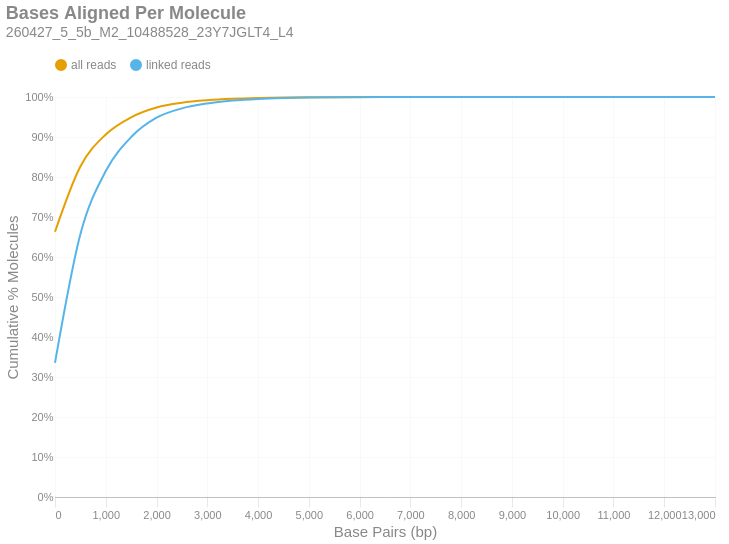

Notebook source saved alongside this figure:
### Markdown cell above
### Bases Aligned Per Molecule
This is a cumulative frequency distribution showing the number of base pairs aligned per unique molecule. These data are shown in 500 bp bins. There are two distributions: one with `all reads` (yellow) and another with only `linked reads` (blue). The percent of molecules in the `linked reads` distribution is relative to the total number of linked molecules.

### Code cell
if SKIPLR:
    print_html(f"Skipped")
else:
    binned_df = consolidated_hist(valids['aligned_bp'], mask, 500, True)
    with SafeRender(binned_df):
        (
            density_plot(binned_df, 'Bases Aligned Per Molecule', samplename, 'basesper')
            .encode(
                x=alt.X('bin:Q', title="Base Pairs (bp)").axis(tickMinStep=500).scale(padding=0),
                y=alt.Y('value:Q', title='Cumulative % Molecules')
                    .axis(format='%')
                    .scale(domain = [0,1])
                    .stack(False),
                color=alt.Color("key:N").scale(domain = ["all reads", "linked reads"]),
                tooltip = [
                    alt.Tooltip("key:N", title = "Data Type"),
                    alt.Tooltip("range_label:N", title="Bases Aligned Per Molecule"),
                    alt.Tooltip("value:Q", format = ".2%", title="% Molecules (Cum.)")
                ]
            )
        ).display()

### Figure 1 — Vega-Lite specification as saved in the notebook (floating-point values rounded to 4 significant figures)
{"width": "container", "height": 400, "config": {"title": {"anchor": "start", "dy": -15, "fontSize": 18, "color": "#888888", "subtitleColor": "#888888", "subtitleFontSize": 14}, "arc": {"fill": "#0072B2"}, "axis": {"domainColor": "#888888", "domainWidth": 0.5, "gridWidth": 0.2, "grid": false, "titleFontWeight": 400, "titleFontSize": 15, "labelFontSize": 11, "labelColor": "#888888", "tickColor": "#888888", "tickWidth": 0.2, "titleColor": "#888888"}, "axisBand": {"grid": false}, "axisX": {"grid": true, "tickSize": 10, "domainCap": "round"}, "axisY": {"domain": false, "grid": true, "tickSize": 0, "domainCap": "round"}, "background": "transparent", "header": {"labelFontSize": 15, "labelColor": "#888888", "titleFontSize": 15, "titleFontWeight": 600, "titleColor": "#888888"}, "legend": {"labelFont": "sans-serif", "labelFontSize": 12, "labelColor": "#888888", "symbolSize": 100, "symbolType": "circle", "titleFontSize": 12, "titlePadding": 10, "titleColor": "#888888", "title": null, "orient": "top"}, "range": {"category": ["#E69F00", "#56B4E9", "#009E73", "#F0E442", "#0072B2", "#D55E00", "#CC79A7", "#000000"], "diverging": ["#cfe8f3", "#a2d4ec", "#73bfe2", "#46abdb", "#1696d2", "#12719e"]}, "area": {"fill": "#0072B2", "fillOpacity": 0.7, "line": true, "strokeOpacity": 0.7}, "line": {"color": "#0072B2", "stroke": "#0072B2", "strokeWidth": 2}, "trail": {"color": "#0072B2", "stroke": "#0072B2", "strokeWidth": 0, "size": 1}, "point": {"filled": true, "fillOpacity": 1.0, "size": 95}, "text": {"color": "#888888", "fontSize": 11, "align": "right", "fontWeight": 400, "size": 11}, "bar": {"fill": "#0072B2", "stroke": null}, "view": {"stroke": null, "continuousWidth": 660, "continuousHeight": 400}}, "data": {"name": "data-90b586d18b3ce229853a5b5b870a6d36"}, "mark": {"type": "line", "interpolate": "monotone", "point": {"opacity": 0, "size": 275}}, "encoding": {"color": {"field": "key", "scale": {"domain": ["all reads", "linked reads"]}, "type": "nominal"}, "tooltip": [{"field": "key", "title": "Data Type", "type": "nominal"}, {"field": "range_label", "title": "Bases Aligned Per Molecule", "type": "nominal"}, {"field": "value", "format": ".2%", "title": "% Molecules (Cum.)", "type": "quantitative"}], "x": {"axis": {"tickMinStep": 500}, "field": "bin", "scale": {"padding": 0}, "title": "Base Pairs (bp)", "type": "quantitative"}, "y": {"axis": {"format": "%"}, "field": "value", "scale": {"domain": [0, 1]}, "stack": false, "title": "Cumulative % Molecules", "type": "quantitative"}}, "params": [{"name": "param_c36ac31b6afebe62", "select": {"type": "point", "fields": ["key"]}, "bind": "legend"}], "title": {"text": "Bases Aligned Per Molecule", "subtitle": "260427_5_5b_M2_10488528_23Y7JGLT4_L4"}, "transform": [{"fold": ["all reads (cumsum)", "linked reads (cumsum)"]}, {"calculate": "replace(datum.key, ' (cumsum)', '')", "as": "key"}, {"filter": {"param": "param_c36ac31b6afebe62"}}], "usermeta": {"embedOptions": {"downloadFileName": "260427_5_5b_M2_10488528_23Y7JGLT4_L4.basesper"}}, "$schema": "https://vega.github.io/schema/vega-lite/v6.4.1.json", "datasets": {"data-90b586d18b3ce229853a5b5b870a6d36": [{"bin": "0.0", "interval": "0.0-500.0", "all reads": 0.6631, "linked reads": 0.3354, "all reads (cumsum)": 0.6631, "linked reads (cumsum)": 0.3354, "range_label": "0-499"}, {"bin": "500.0", "interval": "500.0-1000.0", "all reads": 0.1633, "linked reads": 0.3216, "all reads (cumsum)": 0.8264, "linked reads (cumsum)": 0.657, "range_label": "500-999"}, {"bin": "1000.0", "interval": "1000.0-1500.0", "all reads": 0.07995, "linked reads": 0.1579, "all reads (cumsum)": 0.9063, "linked reads (cumsum)": 0.8149, "range_label": "1000-1499"}, {"bin": "1500.0", "interval": "1500.0-2000.0", "all reads": 0.04298, "linked reads": 0.08489, "all reads (cumsum)": 0.9493, "linked reads (cumsum)": 0.8998, "range_label": "1500-1999"}, {"bin": "2000.0", "interval": "2000.0-2500.0", "all reads": 0.02451, "linked reads": 0.04842, "all reads (cumsum)": 0.9738, "linked reads (cumsum)": 0.9483, "range_label": "2000-2499"}, {"bin": "2500.0", "interval": "2500.0-3000.0", "all reads": 0.01182, "linked reads": 0.02335, "all reads (cumsum)": 0.9856, "linked reads (cumsum)": 0.9716, "range_label": "2500-2999"}, {"bin": "3000.0", "interval": "3000.0-3500.0", "all reads": 0.006235, "linked reads": 0.01232, "all reads (cumsum)": 0.9919, "linked reads (cumsum)": 0.9839, "range_label": "3000-3499"}, {"bin": "3500.0", "interval": "3500.0-4000.0", "all reads": 0.003616, "linked reads": 0.007143, "all reads (cumsum)": 0.9955, "linked reads (cumsum)": 0.9911, "range_label": "3500-3999"}, {"bin": "4000.0", "interval": "4000.0-4500.0", "all reads": 0.002046, "linked reads": 0.004042, "all reads (cumsum)": 0.9975, "linked reads (cumsum)": 0.9951, "range_label": "4000-4499"}, {"bin": "4500.0", "interval": "4500.0-5000.0", "all reads": 0.001113, "linked reads": 0.002199, "all reads (cumsum)": 0.9986, "linked reads (cumsum)": 0.9973, "range_label": "4500-4999"}, {"bin": "5000.0", "interval": "5000.0-5500.0", "all reads": 0.0006252, "linked reads": 0.001235, "all reads (cumsum)": 0.9993, "linked reads (cumsum)": 0.9986, "range_label": "5000-5499"}, {"bin": "5500.0", "interval": "5500.0-6000.0", "all reads": 0.0003359, "linked reads": 0.0006636, "all reads (cumsum)": 0.9996, "linked reads (cumsum)": 0.9992, "range_label": "5500-5999"}, {"bin": "6000.0", "interval": "6000.0-6500.0", "all reads": 0.0001791, "linked reads": 0.0003539, "all reads (cumsum)": 0.9998, "linked reads (cumsum)": 0.9996, "range_label": "6000-6499"}, {"bin": "6500.0", "interval": "6500.0-7000.0", "all reads": 9.902e-05, "linked reads": 0.0001956, "all reads (cumsum)": 0.9999, "linked reads (cumsum)": 0.9998, "range_label": "6500-6999"}, {"bin": "7000.0", "interval": "7000.0-7500.0", "all reads": 5.233e-05, "linked reads": 0.0001034, "all reads (cumsum)": 0.9999, "linked reads (cumsum)": 0.9999, "range_label": "7000-7499"}, {"bin": "7500.0", "interval": "7500.0-8000.0", "all reads": 3.143e-05, "linked reads": 6.209e-05, "all reads (cumsum)": 1.0, "linked reads (cumsum)": 0.9999, "range_label": "7500-7999"}, {"bin": "8000.0", "interval": "8000.0-8500.0", "all reads": 1.781e-05, "linked reads": 3.517e-05, "all reads (cumsum)": 1.0, "linked reads (cumsum)": 1.0, "range_label": "8000-8499"}, {"bin": "8500.0", "interval": "8500.0-9000.0", "all reads": 9.448e-06, "linked reads": 1.866e-05, "all reads (cumsum)": 1.0, "linked reads (cumsum)": 1.0, "range_label": "8500-8999"}, {"bin": "9000.0", "interval": "9000.0-9500.0", "all reads": 3.634e-06, "linked reads": 7.178e-06, "all reads (cumsum)": 1.0, "linked reads (cumsum)": 1.0, "range_label": "9000-9499"}, {"bin": "9500.0", "interval": "9500.0-10000.0", "all reads": 2.362e-06, "linked reads": 4.666e-06, "all reads (cumsum)": 1.0, "linked reads (cumsum)": 1.0, "range_label": "9500-9999"}, {"bin": "10000.0", "interval": "10000.0-10500.0", "all reads": 1.272e-06, "linked reads": 2.512e-06, "all reads (cumsum)": 1.0, "linked reads (cumsum)": 1.0, "range_label": "10000-10499"}, {"bin": "10500.0", "interval": "10500.0-11000.0", "all reads": 3.634e-07, "linked reads": 7.178e-07, "all reads (cumsum)": 1.0, "linked reads (cumsum)": 1.0, "range_label": "10500-10999"}, {"bin": "11000.0", "interval": "11000.0-11500.0", "all reads": 3.634e-07, "linked reads": 7.178e-07, "all reads (cumsum)": 1.0, "linked reads (cumsum)": 1.0, "range_label": "11000-11499"}, {"bin": "11500.0", "interval": "11500.0-12000.0", "all reads": 0.0, "linked reads": 0.0, "all reads (cumsum)": 1.0, "linked reads (cumsum)": 1.0, "range_label": "11500-11999"}, {"bin": "12000.0", "interval": "12000.0-12500.0", "all reads": 0.0, "linked reads": 0.0, "all reads (cumsum)": 1.0, "linked reads (cumsum)": 1.0, "range_label": "12000-12499"}, {"bin": "12500.0", "interval": "12500.0-13000.0", "all reads": 0.0, "linked reads": 0.0, "all reads (cumsum)": 1.0, "linked reads (cumsum)": 1.0, "range_label": "12500-12999"}, {"bin": "13000.0", "interval": "13000.0-13500.0", "all reads": 1.817e-07, "linked reads": 3.589e-07, "all reads (cumsum)": 1.0, "linked reads (cumsum)": 1.0, "range_label": "13000-13499"}]}}
